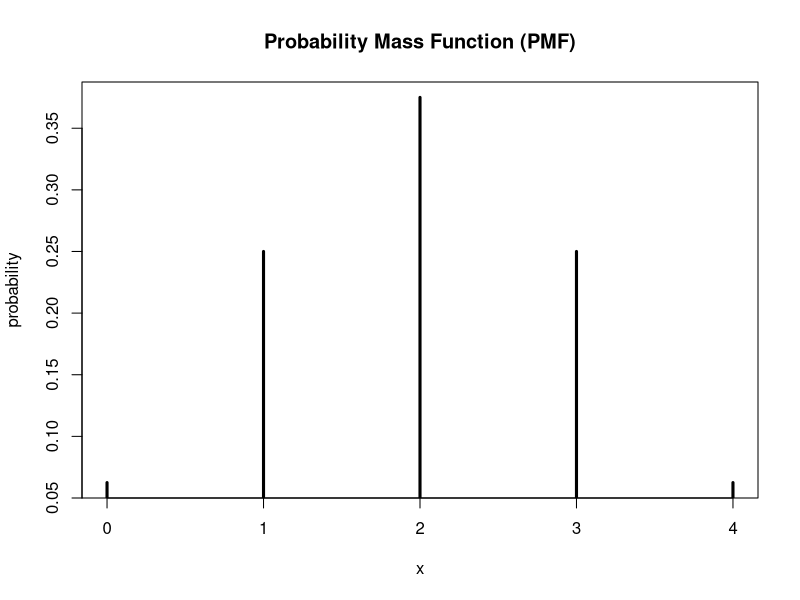
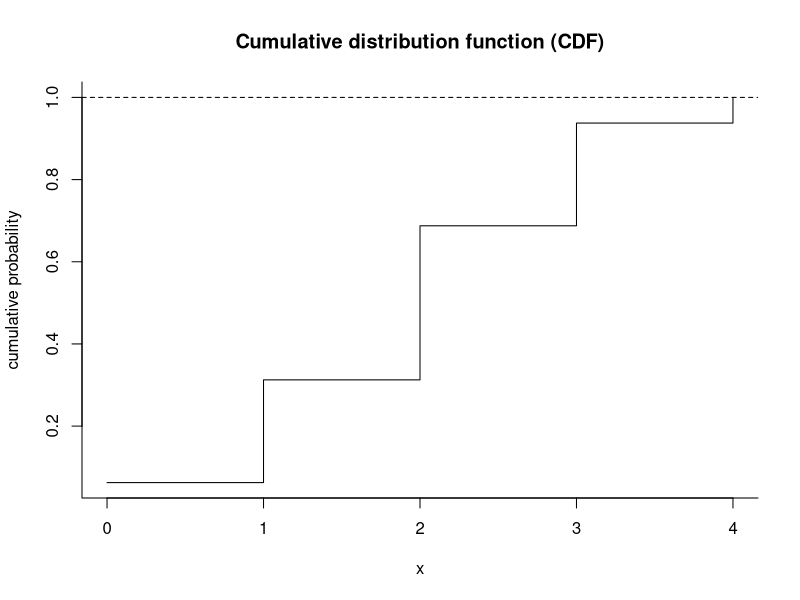
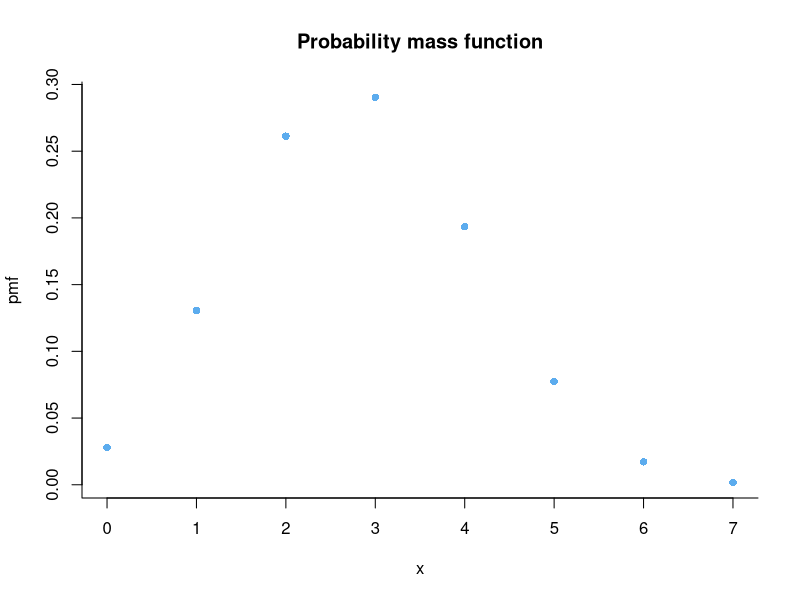
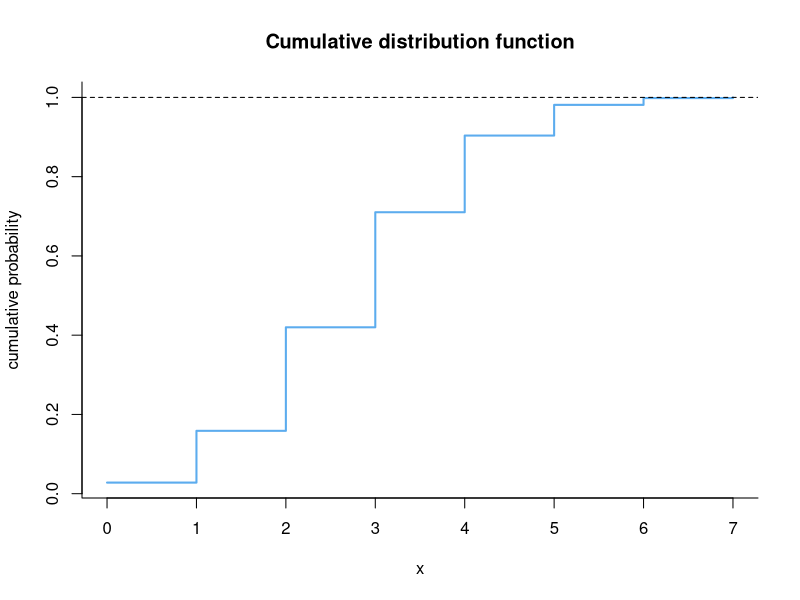

Generate these figures, in order, with R:
## ---- chunk 1
#| label: fig-coin_pmf1
#| fig-cap: "e.g. P(X = 1): The probability of getting 1 head (HTTT, THTT, TTHT, TTTH) = 4/(2^4) = 0.25." 

# number of trials (n) 
n <- 4
# probability of success (p) for a fair coin
p <- 0.5

# possible number of heads (x) and the corresponding probabilities (pmf)
coin_tosses <- data.frame(Number_of_Heads = 0:n,
                          Probability = dbinom(0:n, size = n, prob = p))

# PMF plot 
plot(coin_tosses$Number_of_Heads, coin_tosses$Probability, 
     type = "h", lwd = 3, 
     xlab = "x", ylab = "probability", 
     main = "Probability Mass Function (PMF)")

## ---- chunk 2
kableExtra::kable(coin_tosses)
## ---- chunk 3
#| label: fig-coin_cdf
coin_tosses$cdf <- cumsum(coin_tosses$Probability)

plot(coin_tosses$Number_of_Heads, coin_tosses$cdf, 
     type = 's', bty = "l", 
     xlab = 'x', ylab = 'cumulative probability',
     main = 'Cumulative distribution function (CDF)')
abline(h = 1, lty = 2)
## ---- chunk 4
set.seed(123)
n = 7; p = 0.4
omega = 0:n
pmf = dbinom(x = omega, size = n, prob = p)
bin.distr = data.frame(x = omega, pmf)
bin.distr
## ---- chunk 5
# option 1
cdf1 = pbinom(q = omega, size = n, prob = p)

# option 2
cdf2 = cumsum(pmf)

all(round(cdf1, 10) == round(cdf2, 10))
## ---- chunk 6
#| label: fig-bin.dist
#| fig-cap: Corresponding PMF and CDF
#| layout-ncol: 2

plot(bin.distr, pch = 16, bty = "l", col = 'steelblue2',
main = 'Probability mass function')

plot(omega, cdf1, type = 's', bty = "l",
xlab = 'x', ylab = 'cumulative probability',
col = 'steelblue2', lwd = 2,
main = 'Cumulative distribution function')
abline(h = 1, lty = 2)
